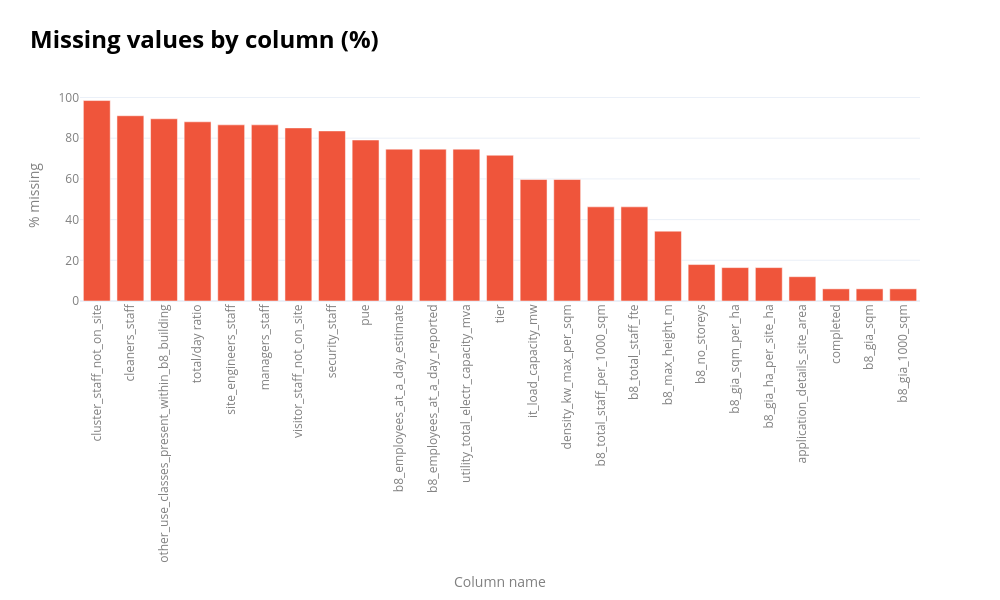

The cell this chart's notebook holds for it:
### Code cell
#| include: false
# Analysing the column NA values
# ____________________________________________________________________________________________________________
missing_cols = [
       'application_details_site_area', 'completed',
       'b8_no_storeys', 'b8_max_height_m', 'b8_gia_sqm',
       'other_use_classes_present_within_b8_building', 'b8_total_staff_fte',
       'utility_total_electr_capacity_mva', 'it_load_capacity_mw',
       'density_kw_max_per_sqm', 'pue', 'tier', 'security_staff',
       'cleaners_staff', 'managers_staff', 'site_engineers_staff',
       'visitor_staff_not_on_site', 'cluster_staff_not_on_site',
       'b8_employees_at_a_day_reported', 'total/day ratio',
       'b8_employees_at_a_day_estimate', 'b8_gia_sqm_per_ha',
       'b8_gia_ha_per_site_ha', 'b8_gia_1000_sqm',
       'b8_total_staff_per_1000_sqm']
missing_pct = (data_ldn_exstg[missing_cols].isnull().mean() * 100).sort_values(ascending=False)
fig = px.bar(missing_pct,labels={"value": "% missing", "index": "Column name"}, color_discrete_sequence=[px.colors.qualitative.Plotly[1]])
fig.update_layout(width=1000, height=600, template="plotly_white", showlegend=False,
    title=dict(
            text=(
                f"<span style='font-size:24px; font-weight:bold; color:{notes_colour}; display:block; margin-bottom:2px;'>"
                "Missing values by column (%)"
                "</span><br>"
            ),
            x=0.03,xanchor="left",y=0.92,yanchor="top",
        ),
        margin=dict(t=90),legend=dict(font=dict(color=labels_colour)),
    )

fig.update_xaxes(title_font=dict(color=labels_colour),tickfont=dict(color=labels_colour), tickangle=-90)
fig.update_yaxes(title_font=dict(color=labels_colour),tickfont=dict(color=labels_colour))
fig.show(config={
    "toImageButtonOptions": {
        "format": "png",
        "filename": "figure",
        "scale": 4
    }
})

### Figure 1 — Plotly figure (JSON) as saved in the notebook; plotly's stock layout.template omitted (floating-point values rounded to 4 significant figures)
{"data": [{"hovertemplate": "variable=0<br>Column name=%{x}<br>% missing=%{y}<extra></extra>", "legendgroup": "0", "marker": {"color": "#EF553B", "pattern": {"shape": ""}}, "name": "0", "orientation": "v", "showlegend": true, "textposition": "auto", "type": "bar", "x": ["cluster_staff_not_on_site", "cleaners_staff", "other_use_classes_present_within_b8_building", "total/day ratio", "site_engineers_staff", "managers_staff", "visitor_staff_not_on_site", "security_staff", "pue", "b8_employees_at_a_day_estimate", "b8_employees_at_a_day_reported", "utility_total_electr_capacity_mva", "tier", "it_load_capacity_mw", "density_kw_max_per_sqm", "b8_total_staff_per_1000_sqm", "b8_total_staff_fte", "b8_max_height_m", "b8_no_storeys", "b8_gia_sqm_per_ha", "b8_gia_ha_per_site_ha", "application_details_site_area", "completed", "b8_gia_sqm", "b8_gia_1000_sqm"], "xaxis": "x", "y": [98.51, 91.04, 89.55, 88.06, 86.57, 86.57, 85.07, 83.58, 79.1, 74.63, 74.63, 74.63, 71.64, 59.7, 59.7, 46.27, 46.27, 34.33, 17.91, 16.42, 16.42, 11.94, 5.97, 5.97, 5.97], "yaxis": "y"}], "layout": {"barmode": "relative", "height": 600, "legend": {"font": {"color": "grey"}, "title": {"text": "variable"}, "tracegroupgap": 0}, "margin": {"t": 90}, "showlegend": false, "title": {"text": "<span style='font-size:24px; font-weight:bold; color:black; display:block; margin-bottom:2px;'>Missing values by column (%)</span><br>", "x": 0.03, "xanchor": "left", "y": 0.92, "yanchor": "top"}, "width": 1000, "xaxis": {"anchor": "y", "domain": [0, 1], "tickangle": -90, "tickfont": {"color": "grey"}, "title": {"font": {"color": "grey"}, "text": "Column name"}}, "yaxis": {"anchor": "x", "domain": [0, 1], "tickfont": {"color": "grey"}, "title": {"font": {"color": "grey"}, "text": "% missing"}}}}
